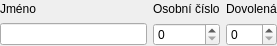
<?xml version="1.0" encoding="UTF-8"?>
<ui version="4.0">
 <class>WidgetToolBar</class>
 <widget class="QWidget" name="WidgetToolBar">
  <property name="geometry">
   <rect>
    <x>0</x>
    <y>0</y>
    <width>277</width>
    <height>46</height>
   </rect>
  </property>
  <property name="maximumSize">
   <size>
    <width>277</width>
    <height>46</height>
   </size>
  </property>
  <property name="windowTitle">
   <string>Form</string>
  </property>
  <layout class="QVBoxLayout" name="verticalLayout">
   <property name="leftMargin">
    <number>0</number>
   </property>
   <property name="topMargin">
    <number>0</number>
   </property>
   <property name="rightMargin">
    <number>0</number>
   </property>
   <property name="bottomMargin">
    <number>0</number>
   </property>
   <item>
    <layout class="QGridLayout" name="gridLayout">
     <item row="1" column="2">
      <widget class="QSpinBox" name="spinDovolena"/>
     </item>
     <item row="1" column="0">
      <widget class="QLineEdit" name="editName"/>
     </item>
     <item row="0" column="0">
      <widget class="QLabel" name="label">
       <property name="text">
        <string>Jméno</string>
       </property>
      </widget>
     </item>
     <item row="0" column="1">
      <widget class="QLabel" name="label_2">
       <property name="text">
        <string>Osobní číslo</string>
       </property>
      </widget>
     </item>
     <item row="0" column="2">
      <widget class="QLabel" name="label_3">
       <property name="text">
        <string>Dovolená</string>
       </property>
      </widget>
     </item>
     <item row="1" column="1">
      <widget class="QSpinBox" name="spinCislo"/>
     </item>
    </layout>
   </item>
  </layout>
 </widget>
 <resources/>
 <connections/>
</ui>
